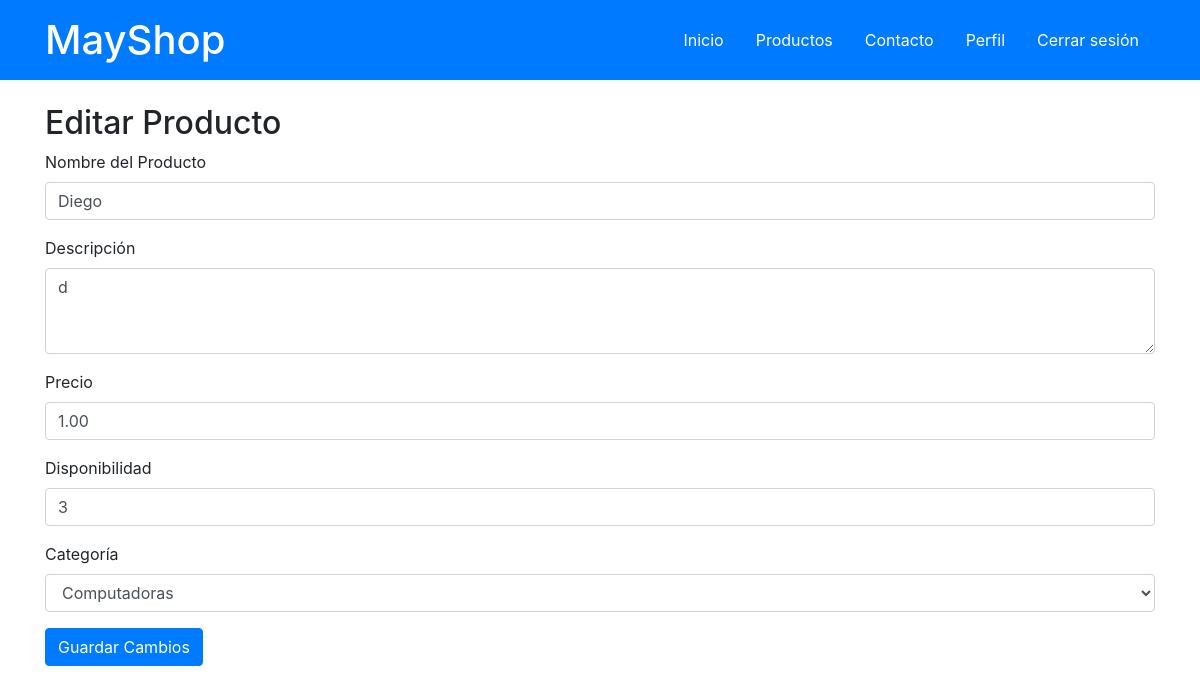
Page /pw/pw/edit_product.php?id_producto=17 (signed in) on the committed database.
### tables this page shows
CREATE TABLE `productos` (
  `id_producto` int(11) NOT NULL,
  `nombre` varchar(255) NOT NULL,
  `descripcion` text DEFAULT NULL,
  `precio` decimal(10,2) NOT NULL,
  `disponibilidad` int(11) NOT NULL,
  `categoria_id` int(11) DEFAULT NULL,
  `imagenes` text DEFAULT NULL,
  `id_usuario` int(11) NOT NULL
);

CREATE TABLE `categorias` (
  `id_categoria` int(11) NOT NULL,
  `nombre` varchar(100) NOT NULL,
  `descripcion` text DEFAULT NULL
);

### pw/pw/edit_product.php (the view, shortened to what this page needs)
<?php
require 'config.php';
$id_producto = $_GET['id_producto'];
$stmt = $conn->prepare("SELECT nombre, descripcion, precio, disponibilidad, categoria_id FROM productos WHERE id_producto = ? AND id_usuario = ?");
$stmt->bind_param("ii", $id_producto, $_SESSION['id_usuario']);
$stmt->execute();
$result = $stmt->get_result();
$producto = $result->fetch_assoc();
$stmt = $conn->prepare("SELECT id_categoria, nombre FROM categorias");
$stmt->execute();
$result = $stmt->get_result();
$categorias = $result->fetch_all(MYSQLI_ASSOC);
?>
<!DOCTYPE html>
<html lang="es">
<head>
    <link rel="stylesheet" href="https://stackpath.bootstrapcdn.com/bootstrap/4.3.1/css/bootstrap.min.css">
</head>
<body>
    <header class="bg-primary text-white p-3">
        <div class="container d-flex justify-content-between align-items-center">
            <h1 class="logo mb-0">MayShop</h1>
            <nav>
                <ul class="nav">
                    <li class="nav-item"><a class="nav-link text-white" href="index.php">Inicio</a></li>
                    <li class="nav-item"><a class="nav-link text-white" href="products.php">Productos</a></li>
                    <li class="nav-item"><a class="nav-link text-white" href="contact.php">Contacto</a></li>
                    <?php if (isset($_SESSION['loggedin']) && $_SESSION['loggedin'] === true): ?>
                        <li class="nav-item"><a class="nav-link text-white" href="profile.php">Perfil</a></li>
                        <li class="nav-item"><a class="nav-link text-white" href="logout.php">Cerrar sesión</a></li>
                    <?php else: ?>
                        <li class="nav-item"><a class="nav-link text-white" href="login.php">Iniciar sesión</a></li>
                        <li class="nav-item"><a class="nav-link text-white" href="register.php">Registrarse</a></li>
                    <?php endif; ?>
                </ul>
            </nav>
        </div>
    </header>
    <main class="container mt-4">
        <h2>Editar Producto</h2>
        <form action="edit_product.php?id_producto=<?php echo $id_producto; ?>" method="post">
            <div class="form-group">
                <label for="nombre">Nombre del Producto</label>
                <input type="text" class="form-control" id="nombre" name="nombre" value="<?php echo htmlspecialchars($producto['nombre']); ?>" required>
            </div>
            <div class="form-group">
                <label for="descripcion">Descripción</label>
                <textarea class="form-control" id="descripcion" name="descripcion" rows="3" required><?php echo htmlspecialchars($producto['descripcion']); ?></textarea>
            </div>
            <div class="form-group">
                <label for="precio">Precio</label>
                <input type="number" class="form-control" id="precio" name="precio" step="0.01" value="<?php echo htmlspecialchars($producto['precio']); ?>" required>
            </div>
            <div class="form-group">
                <label for="disponibilidad">Disponibilidad</label>
                <input type="number" class="form-control" id="disponibilidad" name="disponibilidad" value="<?php echo htmlspecialchars($producto['disponibilidad']); ?>" required>
            </div>
            <div class="form-group">
                <label for="categoria_id">Categoría</label>
                <select class="form-control" id="categoria_id" name="categoria_id" required>
                    <?php foreach ($categorias as $categoria): ?>
                        <option value="<?php echo htmlspecialchars($categoria['id_categoria']); ?>" <?php if ($categoria['id_categoria'] == $producto['categoria_id']) echo 'selected'; ?>><?php echo htmlspecialchars($categoria['nombre']); ?></option>
                    <?php endforeach; ?>
                </select>
            </div>
            <button type="submit" class="btn btn-primary">Guardar Cambios</button>
        </form>
    </main>
</body>
</html>

### rows in the picture
productos: nombre "Diego", descripcion "d", precio "1.00", disponibilidad "3", categoria_id "Computadoras"
